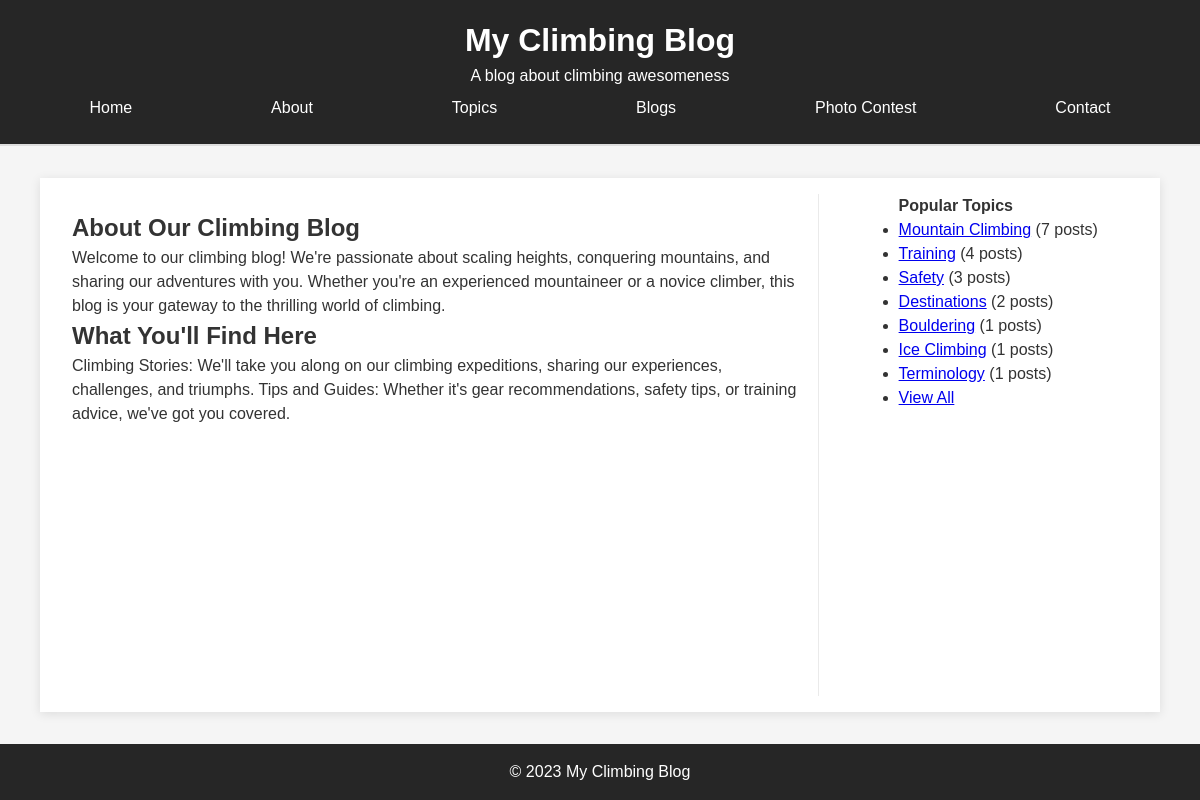
The page /about/ on the database its author committed.
### blog/models.py (models this page shows, shortened)
class Topic(models.Model):
    name = models.TextField(unique=True)
    slug = models.SlugField(unique=True)

### blog/views.py (the view)
# urls.py: path('about/', about, name='about'),
def about(request):
    return render(request, 'blog/about.html')

### blog/context_processors.py (called while the page is built)
def navigation(reqeust):
    return {
        'nav_list': [
            {'name': 'Home', 'url': '/'},
            {'name': 'About', 'url': '/about'},
            {'name': 'Topics', 'url': '/topics/'},
            {'name': 'Blogs', 'url': '/blogs'},
            {'name': 'Photo Contest', 'url': '/photo-contest'},
            {'name': 'Contact', 'url': '/contact'},
        ]
    }

def topic_list(request):
    top_topics = Topic.objects.annotate(
        post_count=Count('post')).order_by('-post_count')[:10]
    return {'topics': top_topics}

### blog/templates/blog/about.html
{% extends "blog/base.html" %} {% block title %}My Blog - About{% endblock %}
{%block content %}
<div class="landing-content">
  <h2>About Our Climbing Blog</h2>
  <p>
    Welcome to our climbing blog! We're passionate about scaling heights,
    conquering mountains, and sharing our adventures with you. Whether you're an
    experienced mountaineer or a novice climber, this blog is your gateway to
    the thrilling world of climbing.
  </p>
  <h2>What You'll Find Here</h2>
  <p>
    Climbing Stories: We'll take you along on our climbing expeditions, sharing
    our experiences, challenges, and triumphs. Tips and Guides: Whether it's
    gear recommendations, safety tips, or training advice, we've got you
    covered.
  </p>
</div>
{% endblock %}

### blog/templates/blog/base.html (shortened to what this page needs)
{% load static %}
<!DOCTYPE html>
<html lang="en">
  <head>
    <link rel="stylesheet" href="{% static 'blog/css/styles.css' %}" />
  </head>
  <body>
    <header>
      <div class="container">
        <h1>My Climbing Blog</h1>
        <p>A blog about climbing awesomeness</p>
        <nav>
          {% for item in nav_list %}
          <a href="{{ item.url }}">{{ item.name }}</a>
          {% endfor %}
        </nav>
      </div>
    </header>
    <div class="content-wrapper">
      <main>{% block content %} {% endblock %}</main>
      <section>
        <div class="sidebar">
          <h4>Popular Topics</h4>
          <ul>
            {% for topic in topics %}
            <li>
              <a href="{% url 'topic_detail' slug=topic.slug %}"
                >{{ topic.name }}</a
              >
              ({{ topic.post_count }} posts)
            </li>
            {% endfor %}
            <li><a href="{% url 'topics' %}">View All</a></li>
          </ul>
        </div>
      </section>
    </div>
    <footer>
      <div class="container">
        <p>&copy; 2023 My Climbing Blog</p>
      </div>
    </footer>
  </body>
</html>

### blog/static/blog/css/styles.css (style rules this page uses)
* { margin: 0; padding: 0; box-sizing: border-box; }
html, body { height: 100%; }
body { display: flex; flex-direction: column; font-family: "Arial", sans-serif; font-size: 1rem; line-height: 1.5; color: #333333; background-color: #f5f5f5; }
header { background-color: #262626; color: #ffffff; padding: 1rem 0; text-align: center; border-bottom: 0.125rem solid #dddddd; }
nav { display: flex; justify-content: space-around; max-width: 75rem; margin: 0 auto; }
nav a { color: #ffffff; text-decoration: none; padding: 0.5rem 1rem; transition: background-color 0.3s; border-radius: 0.938rem; }
.container { max-width: 75rem; margin: 0 auto; padding: 0 1.25rem; }
.content-wrapper { flex: 1; display: flex; justify-content: space-between; margin: 2rem auto; padding: 1rem; background-color: #ffffff; box-shadow: 0 0.125rem 0.625rem #0000001a; width: 70rem; max-width: 75rem; }
section { width: 30%; padding: 0 0 0 5rem; border-left: 0.063rem solid #eaeaea; }
main { width: 70%; padding: 1rem; }
footer { flex-shrink: 0; background-color: #262626; color: #ffffff; text-align: center; padding: 1rem 0; position: relative; width: 100%; }

### rows shown on the page
Topic: name "Mountain Climbing", post_count "7"
Topic: name "Training", post_count "4"
Topic: name "Safety", post_count "3"
Topic: name "Destinations", post_count "2"
Topic: name "Bouldering", post_count "1"
Topic: name "Ice Climbing", post_count "1"
Topic: name "Terminology", post_count "1"

### other values the page prints
{{ item.name }} "Home" "About" "Topics" "Blogs" "Photo Contest" "Contact"
